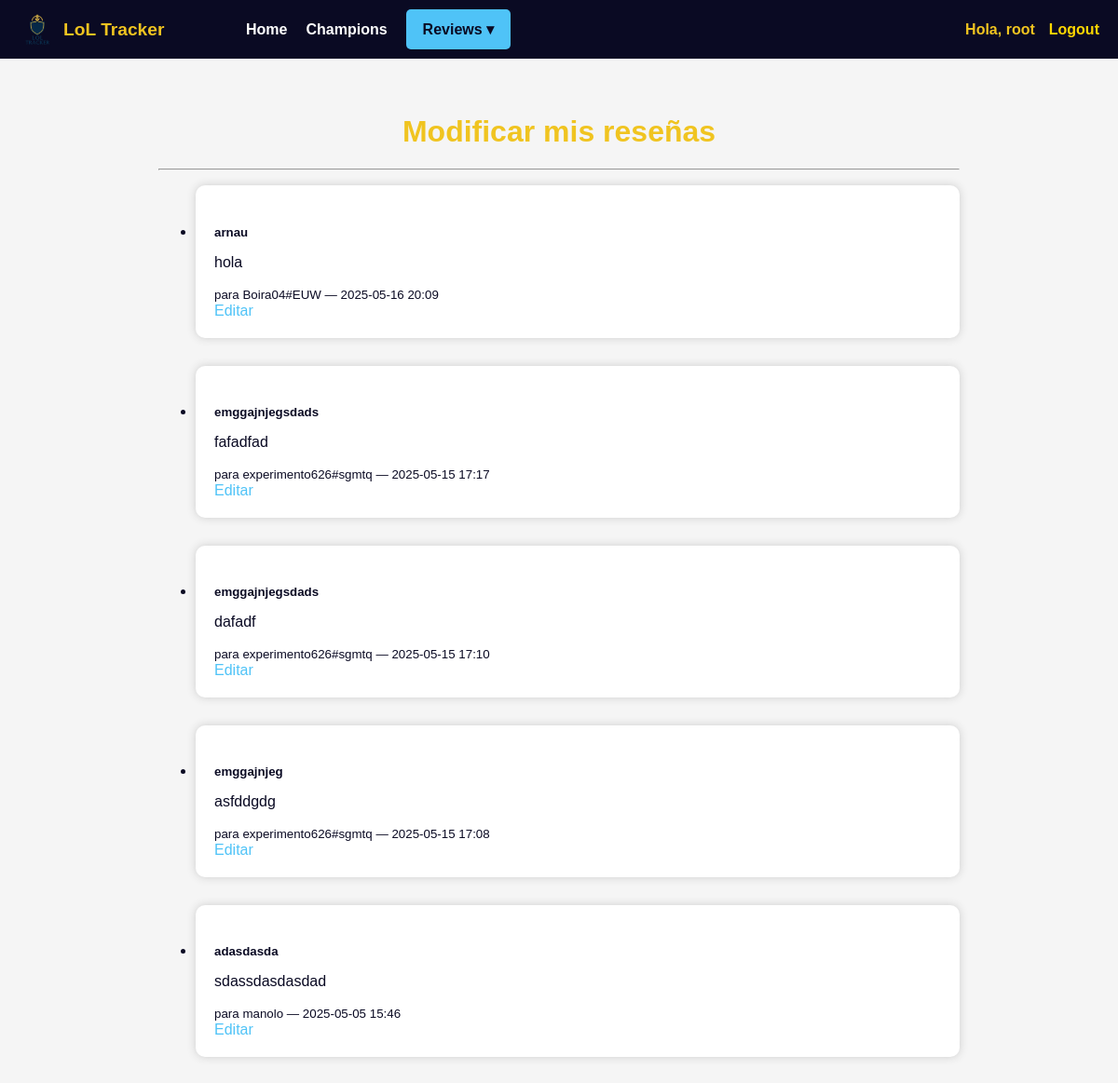
/lol_app/reviews/update/ (signed in), run on an earlier commit of the app's database.
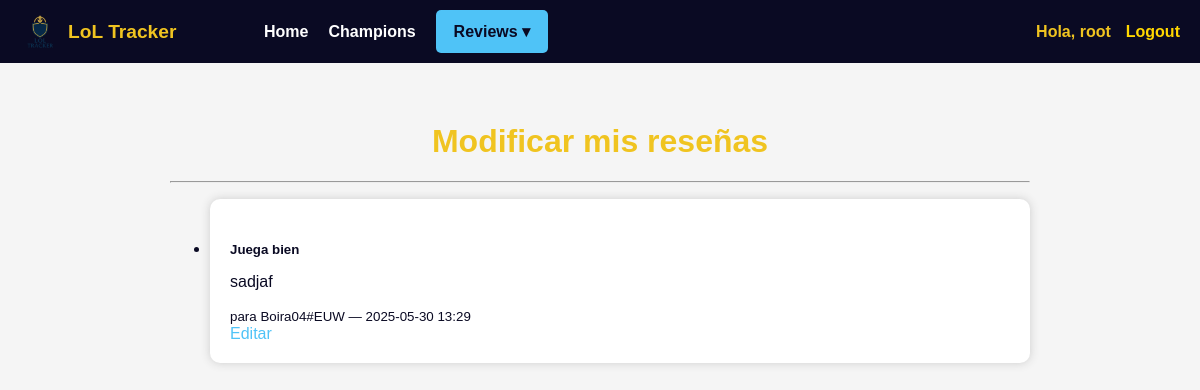
And on a later commit of the database.
### lol_app/models.py (models this page shows, shortened)
class Review(models.Model):
    review_id    = models.AutoField(primary_key=True)
    title        = models.CharField(max_length=100)
    body         = models.TextField()
    to_user      = models.ForeignKey('UserLOL', on_delete=models.CASCADE, related_name="reviews_received")
    from_user    = models.ForeignKey('auth.User', on_delete=models.CASCADE, related_name="reviews_written")
    match        = models.ForeignKey('Match', on_delete=models.SET_NULL, null=True, blank=True, related_name="reviews")
    timestamp    = models.DateTimeField(auto_now_add=True)
    is_deleted   = models.BooleanField(default=False)
    deleted_at   = models.DateTimeField(null=True, blank=True)
    objects      = ActiveReviewManager()  # Por defecto solo activas
    all_objects  = models.Manager()       # Incluye también las borradas

class UserLOL(models.Model):
    user_id = models.AutoField(primary_key=True)
    username = models.CharField(max_length=150, unique=True)
    email = models.EmailField(unique=True)
    main = models.ForeignKey(Champion, on_delete=models.SET_NULL, null=True, related_name="mained_by")

### lol_app/views.py (the view)
# urls.py: path('reviews/update/', views.review_update_list, name='review_update_list'),
@login_required
def review_update_list(request):
    reviews = Review.objects.filter(from_user=request.user).order_by('-timestamp')
    return render(request, 'review_update_list.html', {'reviews': reviews})

### lol_app/models.py (called while the page is built)
    def get_queryset(self):
        return super().get_queryset().filter(is_deleted=False)

### lol_app/templates/review_update_list.html (shortened to what this page needs)
{% extends "base.html" %}
{% block content %}
<div class="container">
  <h1>Modificar mis reseñas</h1>
  <hr>
  {% if reviews %}
    <ul class="list-unstyled">
      {% for r in reviews %}
      <li class="mb-3">
        <div class="review-box">
          <h5>{{ r.title }}</h5>
          <p>{{ r.body|truncatewords:20 }}</p>
          <small class="text-muted">para {{ r.to_user.username }} — {{ r.timestamp|date:"Y-m-d H:i" }}</small>
          <br>
          <a href="{% url 'review_update' r.pk %}" class="btn btn-sm">Editar</a>
        </div>
      </li>
      {% endfor %}
    </ul>
  {% else %}
    <p>No has escrito aún ninguna reseña.</p>
  {% endif %}
</div>
{% endblock %}

What changed in the data, as far as the page shows it:
no longer on this page (row edited): Review: title "arnau", body "hola", to_user.username "Boira04#EUW", timestamp "2025-05-16 20:09"
no longer on this page (row edited): Review: title "emggajnjegsdads", body "fafadfad", to_user.username "experimento626#sgmtq", timestamp "2025-05-15 17:17"
no longer on this page (row edited): Review: title "emggajnjegsdads", body "dafadf", to_user.username "experimento626#sgmtq", timestamp "2025-05-15 17:10"
no longer on this page (row edited): Review: title "emggajnjeg", body "asfddgdg", to_user.username "experimento626#sgmtq", timestamp "2025-05-15 17:08"
no longer on this page (row edited): Review: title "adasdasda", body "sdassdasdasdad", to_user.username "manolo", timestamp "2025-05-05 15:46"
added Review: title "Juega bien", body "sadjaf", to_user.username "Boira04#EUW", timestamp "2025-05-30 13:29"
